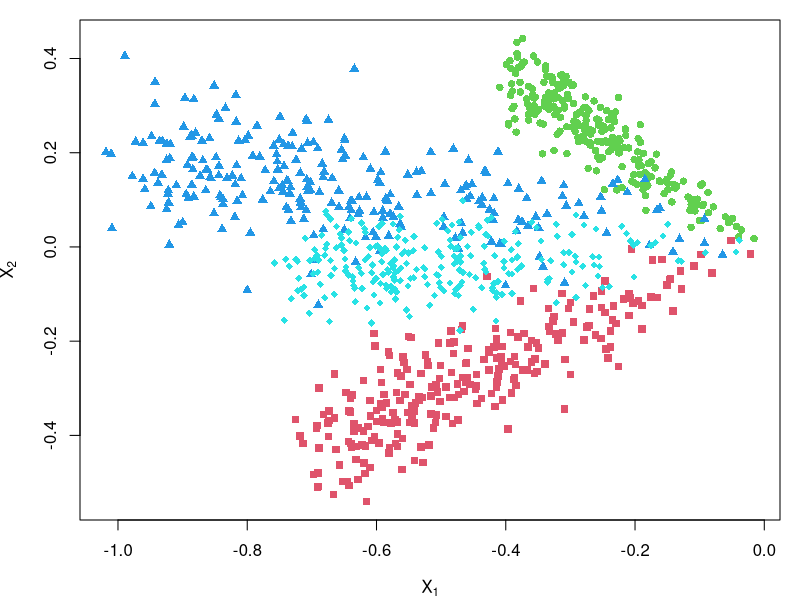

This figure's R source:
#' @title   Reproduce Figure 2a
#' @author  Francesco Sanna Passino

## Simulated DCSBM
n = 1000
set.seed(1771)
B = lower.tri(matrix(1,ncol=4,nrow=4), diag=TRUE) * matrix(rbeta(n=4^2,shape=1,shape2=1),ncol=4)
B = B + t(B) * upper.tri(B)
z = c(rep(1,250),rep(2,250),rep(3,250),rep(4,250))
rho = rbeta(n=n,shape1=2,shape2=1)
A = matrix(0,nrow=n,ncol=n)
for(i in 1:(n-1)){
  for(j in (i+1):n){
    A[i,j] = rbinom(size=1,n=1,prob=rho[i] * rho[j] * B[z[i],z[j]])
    A[j,i] = A[i,j] 
  }
}

## ASE
s = eigen(A)
X = s$vectors[,1:5] %*% diag(sqrt(s$values[1:5]))
X = X[rowSums(A) > 0,]
z = z[rowSums(A) > 0]

## Plot 
par(mar=c(4,4,1,1))
plot(X[,1],X[,2], pch=(15:18)[z], col=z+1, xlab=expression(X[1]), ylab=expression(X[2]))